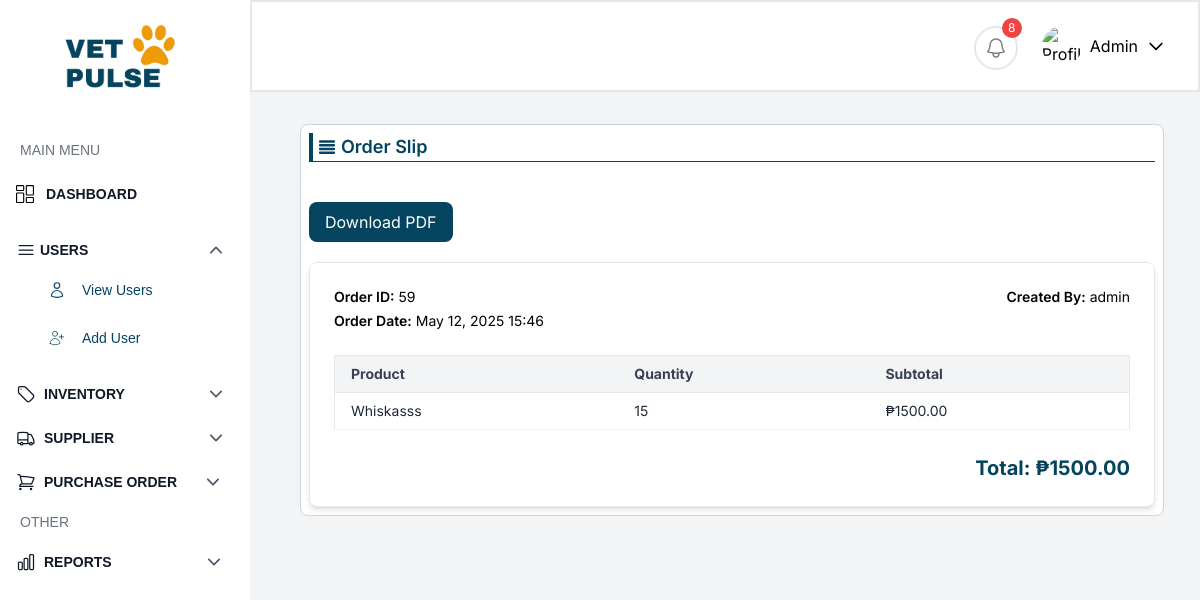
/order-slip/59/ (signed in), run on the app's committed database.
### petclinic_app/models.py (models this page shows, shortened)
class Order(models.Model):
    order_id = models.AutoField(primary_key=True)
    created_by = models.ForeignKey(User, on_delete=models.CASCADE, null=True, blank=True)
    order_date = models.DateTimeField(auto_now_add=True)

class OrderItem(models.Model):
    id = models.AutoField(primary_key=True)
    order = models.ForeignKey(Order, on_delete=models.CASCADE)
    product = models.ForeignKey(Product, on_delete=models.CASCADE)
    quantity = models.IntegerField()
    subtotal = models.DecimalField(max_digits=10, decimal_places=2)
    created_by = models.ForeignKey(User, on_delete=models.CASCADE, null=True, blank=True)
    order_date = models.DateTimeField(auto_now_add=True,  null=True, blank=True)

class Product(models.Model):
    product_id = models.AutoField(primary_key=True)
    product_name = models.CharField(max_length=255, unique=True)
    image = models.ImageField(upload_to='product_images/', null=True, blank=True)
    description = models.TextField(null=True, blank=True)
    category = models.CharField(max_length=20, choices=CATEGORY_CHOICES, null=True, blank=True)
    suppliers = models.ManyToManyField("Supplier", blank=True)  # Use string reference
    created_by = models.ForeignKey(User, on_delete=models.CASCADE, null=True, blank=True)
    created_at = models.DateTimeField(auto_now_add=True, null=True, blank=True)
    updated_at = models.DateTimeField(auto_now=True)
    movement_threshold = models.IntegerField(default=100)

### petclinic_app/views.py (the view)
# urls.py: path('order-slip/<int:pk>/', OrderSlipView.as_view(), name='order_slip'),
class OrderSlipView(LoginRequiredMixin, DetailView):
    model = Order
    template_name = 'order_slip.html'
    context_object_name = 'order'
    def get_context_data(self, **kwargs):
        context = super().get_context_data(**kwargs)
        order = self.get_object()
        order_items = order.orderitem_set.all()
        total_subtotal = sum(item.subtotal for item in order_items)
        context['order_items'] = order_items
        context['total_subtotal'] = total_subtotal
        return context

### templates/order_slip.html
{% extends 'adminbar.html' %}
{% block content %}
<div class="text-[#04445F] font-semibold text-lg flex items-center">
  <div class="w-px h-7 p-[2px] bg-[#04445F] mr-1"></div>
  <svg xmlns="http://www.w3.org/2000/svg" fill="none" viewBox="0 0 24 24" stroke-width="3" stroke="currentColor" class="mr-1 h-7 w-5">
    <path stroke-linecap="round" stroke-linejoin="round" d="M3.75 5.25h16.5m-16.5 4.5h16.5m-16.5 4.5h16.5m-16.5 4.5h16.5" />
  </svg>
  Order Slip
</div>
<hr class="mb-10 border-[#04445F]">
<div class="flex justify-start mb-5">
  <a href="{% url 'order-slip-pdf' order.pk %}" target="_blank"
     class="text-white px-4 py-2 rounded-lg bg-[#04445F] hover:bg-[#0369a1] transition duration-200">
    Download PDF
  </a>
</div>
<div class="bg-white border rounded-lg shadow-md p-6 text-sm mt-5">
  {% with first_item=order.orderitem_set.first %}
  <div class="grid grid-cols-1 md:grid-cols-2 gap-4 mb-6">
    <div>
      <p class="mb-1"><span class="font-semibold">Order ID:</span> {{ order.order_id }}</p>
      <p><span class="font-semibold">Order Date:</span> {{ first_item.order_date|date:"F d, Y H:i" }}</p>
    </div>
    <div class="text-right">
      <p><span class="font-semibold">Created By:</span> {{ first_item.created_by.username|default:"N/A" }}</p>
    </div>
  </div>
  {% endwith %}
  <table class="w-full text-sm border border-gray-200">
    <thead class="bg-gray-100 text-gray-700">
      <tr>
        <th class="text-left px-4 py-2 border-b border-gray-200">Product</th>
        <th class="text-left px-4 py-2 border-b border-gray-200">Quantity</th>
        <th class="text-left px-4 py-2 border-b border-gray-200">Subtotal</th>
      </tr>
    </thead>
    <tbody class="text-gray-800">
      {% for item in order_items %}
      <tr class="border-b border-gray-100 hover:bg-gray-50">
        <td class="px-4 py-2">{{ item.product.product_name }}</td>
        <td class="px-4 py-2">{{ item.quantity }}</td>
        <td class="px-4 py-2">₱{{ item.subtotal }}</td>
      </tr>
      {% endfor %}
    </tbody>
  </table>
  <div class="mt-6 text-right">
    <p class="text-xl font-bold text-[#04445F]">Total: ₱{{ total_subtotal }}</p>
  </div>
</div>
{% endblock %}

### templates/adminbar.html (shortened to what this page needs)
{% load compress static %}
<!DOCTYPE html>
<html lang="en">
<head>
    <link href="https://cdn.jsdelivr.net/npm/tailwindcss@2.2.19/dist/tailwind.min.css" rel="stylesheet">
    <script src="https://cdn.tailwindcss.com"></script>
    {% compress css %}
    <link rel="stylesheet" href="{% static 'src/output.css' %}">
    {% endcompress %}
</head>
<body class="bg-gray-100 font-[Inter]">
    <nav id="navBar" class="flex items-center justify-between bg-white border border-2 p-4 sticky top-0 z-30 md:ml-[250px] ml-0">
        <div class="flex items-center space-x-2">
<div class="relative">
    <button id="notificationButton" class="text-black bg-white border-2 hover:bg-gray-200 p-2 rounded-full focus:outline-none mt-1">
        {% if expiring_count > 0 or low_stock_count > 0 %}
        <span class="absolute -top-1 -right-1 bg-red-500 text-white text-xs rounded-full h-5 w-5 flex items-center justify-center">
            {{ expiring_count|add:low_stock_count }}
        </span>
        {% endif %}
    </button>
</div>
            {% if user.is_authenticated %}
            <div class="relative">
                <div onclick="toggleDropdown7()" class="flex items-center px-4 py-2 rounded-md cursor-pointer">
                    <img src="https://images.unsplash.com/photo-1633332755192-727a05c4013d?auto=format&fit=crop&w=1480&q=80" alt="Profile" class="w-10 h-10 rounded-full mr-2">
                    <span class="text-black">{{ user.username|capfirst }}</span>
                    <svg xmlns="http://www.w3.org/2000/svg" fill="none" viewBox="0 0 24 24" stroke-width="2" stroke="black" class="w-5 h-5 ml-2">
                        <path stroke-linecap="round" stroke-linejoin="round" d="M19 9l-7 7-7-7" />
                    </svg>
                </div>
            </div>
            {% endif %}
        </div>
    </nav>
    <div class="flex">
       <nav id="sidebar" class="bg-white h-screen fixed top-0 left-0 min-w-[250px] py-6 px-4 font-[sans-serif] overflow-auto transition-transform transform -translate-x-full md:translate-x-0 z-50" aria-hidden="true">
            <div class="flex justify-between items-center">
                <a href=""><img src="{% static 'images/logotransparent.png' %}" alt="logo" class='w-32 ml-10' /></a>
            </div>
            <ul class="mt-8">
                <a class="text-gray-500 transition-all text-sm flex items-center rounded-md px-1 py-3">
                    <span>MAIN MENU</span>
                </a>
                <li>
                    <a href="{% url 'dashboardpage' %}" class="transition-all text-sm flex items-center py-3">
                        <span class="text-[#111827] text-sm font-bold flex-1">DASHBOARD</span>
                    </a>
                </li>
            </ul>
            <div class="mt-6">
                <div class="flex cursor-pointer group items-center" onclick="toggleDropdown()">
                    <h8 class="text-[#111827] text-sm font-bold flex items-center space-x-1">
                        <svg xmlns="http://www.w3.org/2000/svg" fill="none" viewBox="0 0 24 24" stroke-width="1.5" stroke="currentColor" class="w-5 h-5">
                            <path stroke-linecap="round" stroke-linejoin="round" d="M3.75 6.75h16.5M3.75 12h16.5m-16.5 5.25h16.5" />
                        </svg>
                        <span>USERS</span>
                    </h8>
                </div>
                <ul id="dropdownMenu" class="space-y-1 mt-2 pl-4 hidden transition-all duration-300">
                    <li>
                        <a href="{% url 'user_list' %}" class="text-[#04445F] hover:text-black transition-all text-sm flex items-center hover:bg-[#efefef] rounded-md px-4 py-3">
                            <span>View Users</span>
                        </a>
                    </li>
                    <li>
                        <a href="{% url 'signup' %}" class="text-[#04445F] hover:text-black transition-all text-sm flex items-center hover:bg-[#efefef] rounded-md px-4 py-3">
                            <span>Add User</span>
                        </a>
                    </li>
                </ul>
            </div>
<div class="mt-6">
  <div class="flex cursor-pointer group items-center" onclick="toggleDropdown1()">
    <h6 class="text-[#111827] text-sm font-bold flex items-center space-x-2">
      <span >INVENTORY</span>
    </h6>
  </div>
</div>
<div class="mt-6">
  <div class="flex cursor-pointer group items-center" onclick="toggleDropdown6()">
    <h9 class="text-[#111827] text-sm font-bold flex items-center space-x-2">
      <span>SUPPLIER</span>
    </h9>
  </div>
</div>
<div class="mt-6">
  <div class="flex cursor-pointer group items-center" onclick="toggleDropdown8()">
    <h9 class="text-[#111827] text-sm font-bold  flex items-center space-x-2">
      <span>PURCHASE ORDER</span>
    </h9>
  </div>
</div>
<ul class="mt-2">
  <a class="text-gray-500 transition-all text-sm flex items-center rounded-md px-1 py-3">
  <span>OTHER</span>
</a>
</ul>
<div class="mt-2">
  <div class="flex cursor-pointer group items-center" onclick="toggleDropdown3()">
    <h9 class="text-[#111827] text-sm font-bold flex items-center space-x-2">
      <span>REPORTS</span>
    </h9>
  </div>
</div>
        </nav>
        <main class="flex-1 overflow-y-auto p-2 ml-0 md:ml-[300px] mr-0 md:mr-[36px] border border-gray-300 bg-white rounded-lg mb-10 max-w-full mt-8">
            {% block content %}
            {% endblock %}
        </main>
    </div>
</body>
</html>

### data on the page
Order: order_id "59"
OrderItem: order_date "May 12, 2025 15:46", created_by.username "admin", product.product_name "Whiskasss", quantity "15", subtotal "1500.00"

### other printed values
{{ expiring_count|add:low_stock_count }} "8"
{{ user.username|capfirst }} "Admin"
{{ total_subtotal }} "1500.00"
